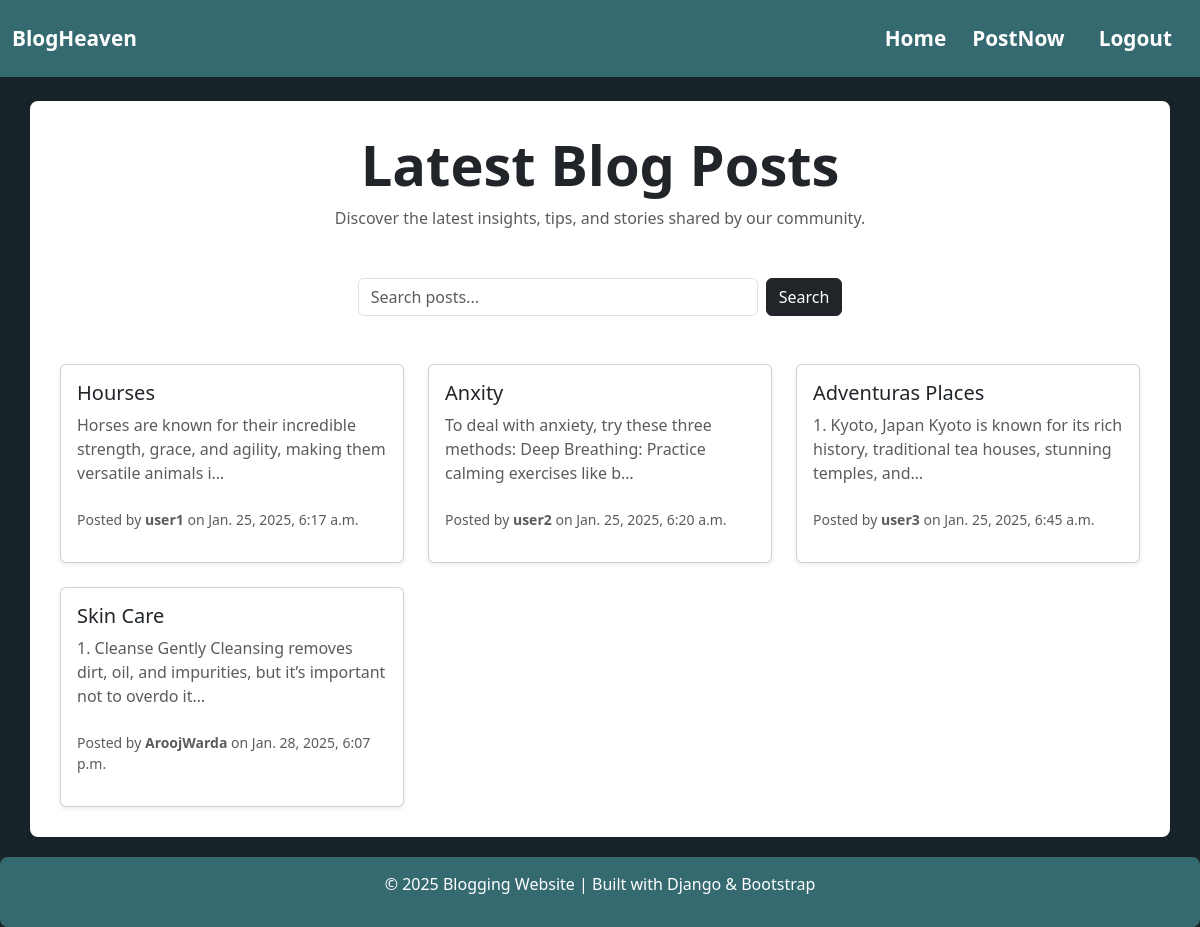
Screenshot of / (signed in) with the database file from the repository.
### posts/models.py (models this page shows, shortened)
class Post(models.Model): # i have Created a new model class
    title = models.CharField(max_length=200) # i have Added a title field
    content = models.TextField() # i have Added a content field
    created_at = models.DateTimeField(auto_now_add=True) # i have Added a created_at field
    image = models.ImageField(upload_to='post_images/', blank=True, null=True) # i have Added an image field
    author = models.ForeignKey(User, on_delete=models.CASCADE)  # i have Added an author field
    categories = models.CharField(max_length=100, blank=True, null=True) # i have Added a categories field
    tags = models.CharField(max_length=100, blank=True, null=True) # i have Added a tags field

### posts/views.py (the view)
# urls.py: 2. Add a URL to urlpatterns:  path('', views.home, name='home')
@login_required # i have Added the login_required decorator
def home(request): # i have Added a home view
    posts = Post.objects.all() # i have Retrieved all posts
    return render(request, 'home.html', {'posts': posts}) # i have Rendered the home.html template with the posts

### templates/home.html (shortened to what this page needs)
{% extends 'base.html' %}
{% block content %}
    <div class="text-center mb-5">
        <h1 class="display-4 fw-bold">Latest Blog Posts</h1>
        <p class="text-muted">Discover the latest insights, tips, and stories shared by our community.</p>
    </div>
    <form method="get" action="{% url 'home' %}" class="d-flex justify-content-center mb-5">
        <input
            type="text"
            name="q"
            placeholder="Search posts..."
            class="form-control"
            style="max-width: 400px;"
        >
        <button type="submit" class="btn btn-dark ms-2">Search</button>
    </form>
    <div class="row g-4">
        {% for post in posts %}
            <div class="col-md-6 col-lg-4">
                <div class="card shadow-sm h-100">
                    <div class="card-body d-flex flex-column">
                        <h5 class="card-title">
                            <a href="{% url 'post_detail' post.pk %}" class="text-decoration-none text-dark">
                                {{ post.title }}
                            </a>
                        </h5>
                        <p class="card-text text-muted mb-4">{{ post.content|truncatechars:100 }}</p>
                        <p class="text-muted small mt-auto">Posted by <strong>{{ post.author }}</strong> on {{ post.created_at }}</p>
                    </div>
                </div>
            </div>
        {% empty %}
            <div class="col-12 text-center">
                <p class="text-muted">No posts found. Be the first to share your story!</p>
            </div>
        {% endfor %}
    </div>
{% endblock %}

### templates/base.html (shortened to what this page needs)
<!DOCTYPE html>
<html lang="en">
<head>
    <link href="https://cdn.jsdelivr.net/npm/bootstrap@5.3.0/dist/css/bootstrap.min.css" rel="stylesheet">
</head>
<body>
    <nav class="navbar navbar-expand-lg navbar-dark">
        <div class="container-fluid">
            <a class="navbar-brand" href="{% url 'home' %}">BlogHeaven</a>
            <div class="collapse navbar-collapse" id="navbarNav">
                <ul class="navbar-nav ms-auto">
                    <li class="nav-item">
                        <a class="nav-link" href="{% url 'home' %}">Home</a>
                    </li>
                    {% if user.is_authenticated %}
                        <li class="nav-item">
                            <a class="nav-link" href="{% url 'post_create' %}">PostNow</a>
                        </li>
                        <li class="nav-item">
                            <a class="nav-link btn  text-dark px-3" href="{% url 'logout' %}">Logout</a>
                        </li>
                    {% endif %}
                </ul>
            </div>
        </div>
    </nav>
    <div class="container mt-4">
        {% block content %}
        {% endblock %}
    </div>
    <footer>
        <p>&copy; 2025 Blogging Website | Built with Django & Bootstrap</p>
    </footer>
</body>
</html>

### templates/base.html (style rules this page uses)
body { background-color: #182429; display: flex; flex-direction: column; min-height: 100vh; }
.navbar { background-color: #366a71 !important; padding: 15px 0; }
.navbar-brand, .nav-link { color: #ffffff !important; font-size: 1.3rem; font-weight: bold; }
.navbar-nav .nav-item { margin-left: 10px; }
.container { flex: 1; background: #ffffff; padding: 30px; border-radius: 8px; box-shadow: 0 0 10px rgba(0, 0, 0, 0.1); }
footer { background-color: #366a71; color: #ffffff; text-align: center; padding: 15px; margin-top: 20px; border-radius: 8px; }

### rows the page displays
Post: title "Hourses", content "Horses are known for their incredible strength, grace, and agility, making them versatile animals i…", author "user1", created_at "Jan. 25, 2025, 6:17 a.m."
Post: title "Anxity", content "To deal with anxiety, try these three methods: Deep Breathing: Practice calming exercises like b…", author "user2", created_at "Jan. 25, 2025, 6:20 a.m."
Post: title "Adventuras Places", content "1. Kyoto, Japan Kyoto is known for its rich history, traditional tea houses, stunning temples, and…", author "user3", created_at "Jan. 25, 2025, 6:45 a.m."
Post: title "Skin Care", content "1. Cleanse Gently Cleansing removes dirt, oil, and impurities, but it’s important not to overdo it…", author "AroojWarda", created_at "Jan. 28, 2025, 6:07 p.m."
